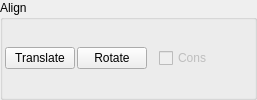
    <widget class="QGroupBox" name="Align_grp">
     <property name="title">
      <string>Align</string>
     </property>
     <layout class="QHBoxLayout" name="horizontalLayout_9">
      <property name="spacing">
       <number>2</number>
      </property>
      <property name="margin">
       <number>2</number>
      </property>
      <item>
       <widget class="QPushButton" name="align_translate_btn">
        <property name="maximumSize">
         <size>
          <width>70</width>
          <height>16777215</height>
         </size>
        </property>
        <property name="toolTip">
         <string>first selection align to second selection</string>
        </property>
        <property name="text">
         <string>Translate</string>
        </property>
       </widget>
      </item>
      <item>
       <widget class="QPushButton" name="align_rotate_btn">
        <property name="maximumSize">
         <size>
          <width>70</width>
          <height>16777215</height>
         </size>
        </property>
        <property name="toolTip">
         <string>first selection align to second selection</string>
        </property>
        <property name="text">
         <string>Rotate</string>
        </property>
       </widget>
      </item>
      <item>
       <spacer name="align">
        <property name="orientation">
         <enum>Qt::Horizontal</enum>
        </property>
        <property name="sizeType">
         <enum>QSizePolicy::Fixed</enum>
        </property>
        <property name="sizeHint" stdset="0">
         <size>
          <width>10</width>
          <height>20</height>
         </size>
        </property>
       </spacer>
      </item>
      <item>
       <widget class="QCheckBox" name="checkBox_2">
        <property name="enabled">
         <bool>false</bool>
        </property>
        <property name="text">
         <string>Cons</string>
        </property>
       </widget>
      </item>
      <item>
       <spacer name="align_space_end">
        <property name="orientation">
         <enum>Qt::Horizontal</enum>
        </property>
        <property name="sizeHint" stdset="0">
         <size>
          <width>40</width>
          <height>20</height>
         </size>
        </property>
       </spacer>
      </item>
     </layout>
    </widget>
